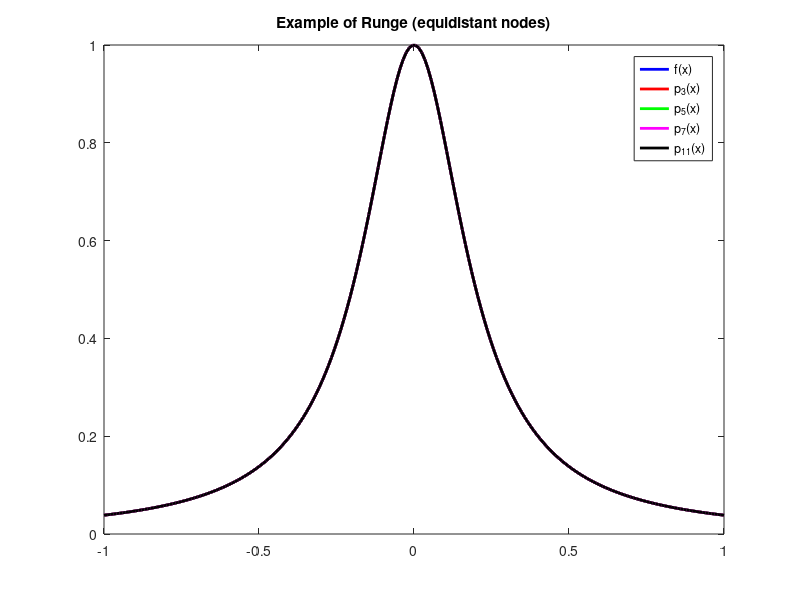

Write the MATLAB code that produced this figure.
% Example of Runge with equidistant nodes

% number of nodes
N = [4,6,8,12];

% plot cosmetics
line = {'b-','r-','g-','m-','k-'};
leg  = {'f(x)','p_{3}(x)','p_{5}(x)','p_{7}(x)','p_{11}(x)'};
clf();
title('Example of Runge (equidistant nodes)');
hold on;

% plot Runge function
xx = linspace(-1,+1,200);
yy = 1./(25.*xx.^2 + 1.);
plot(xx,yy,line{1},'LineWidth',2);

% interpolate for different number of nodes
for i=1:length(N)

  n = N(i);
  % TODO: Implement here

  plot(xx,yy,line{i+1},'LineWidth',2)

end

% more cosmetics
box on;
legend(leg);

% hold off
hold off;

% save figure
print('-f1','-painters','-depsc2','runge_equi.eps');
